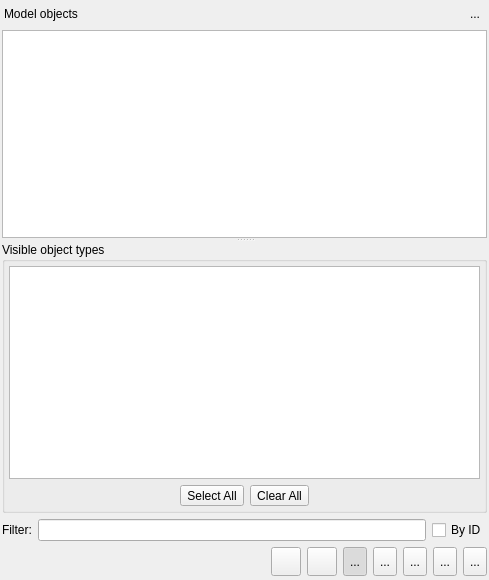
<?xml version="1.0" encoding="UTF-8"?>
<ui version="4.0">
 <class>ModelObjectsWidget</class>
 <widget class="QWidget" name="ModelObjectsWidget">
  <property name="enabled">
   <bool>true</bool>
  </property>
  <property name="geometry">
   <rect>
    <x>0</x>
    <y>0</y>
    <width>489</width>
    <height>580</height>
   </rect>
  </property>
  <property name="sizePolicy">
   <sizepolicy hsizetype="MinimumExpanding" vsizetype="Preferred">
    <horstretch>0</horstretch>
    <verstretch>0</verstretch>
   </sizepolicy>
  </property>
  <property name="minimumSize">
   <size>
    <width>260</width>
    <height>300</height>
   </size>
  </property>
  <property name="maximumSize">
   <size>
    <width>524287</width>
    <height>524287</height>
   </size>
  </property>
  <property name="windowTitle">
   <string>Model Objects</string>
  </property>
  <property name="windowIcon">
   <iconset resource="../res/resources.qrc">
    <normaloff>:/icones/icones/pgsqlModeler48x48.png</normaloff>:/icones/icones/pgsqlModeler48x48.png</iconset>
  </property>
  <property name="floating" stdset="0">
   <bool>false</bool>
  </property>
  <layout class="QGridLayout" name="gridLayout_5">
   <property name="leftMargin">
    <number>2</number>
   </property>
   <property name="topMargin">
    <number>2</number>
   </property>
   <property name="rightMargin">
    <number>2</number>
   </property>
   <property name="bottomMargin">
    <number>4</number>
   </property>
   <item row="2" column="0">
    <widget class="QWidget" name="content_wgt" native="true">
     <layout class="QGridLayout" name="gridLayout_3">
      <property name="leftMargin">
       <number>0</number>
      </property>
      <property name="topMargin">
       <number>0</number>
      </property>
      <property name="rightMargin">
       <number>0</number>
      </property>
      <property name="bottomMargin">
       <number>0</number>
      </property>
      <property name="verticalSpacing">
       <number>0</number>
      </property>
      <item row="0" column="0">
       <widget class="QSplitter" name="splitter">
        <property name="orientation">
         <enum>Qt::Vertical</enum>
        </property>
        <widget class="QStackedWidget" name="visaoobjetos_stw">
         <property name="enabled">
          <bool>true</bool>
         </property>
         <property name="minimumSize">
          <size>
           <width>0</width>
           <height>0</height>
          </size>
         </property>
         <property name="currentIndex">
          <number>0</number>
         </property>
         <widget class="QWidget" name="page">
          <property name="enabled">
           <bool>true</bool>
          </property>
          <layout class="QGridLayout" name="gridLayout_4">
           <property name="leftMargin">
            <number>0</number>
           </property>
           <property name="topMargin">
            <number>0</number>
           </property>
           <property name="rightMargin">
            <number>0</number>
           </property>
           <property name="bottomMargin">
            <number>0</number>
           </property>
           <property name="spacing">
            <number>0</number>
           </property>
           <item row="0" column="0">
            <widget class="QTreeWidget" name="objectstree_tw">
             <property name="enabled">
              <bool>true</bool>
             </property>
             <property name="palette">
              <palette>
               <active>
                <colorrole role="Link">
                 <brush brushstyle="SolidPattern">
                  <color alpha="255">
                   <red>0</red>
                   <green>170</green>
                   <blue>255</blue>
                  </color>
                 </brush>
                </colorrole>
               </active>
               <inactive>
                <colorrole role="Link">
                 <brush brushstyle="SolidPattern">
                  <color alpha="255">
                   <red>0</red>
                   <green>170</green>
                   <blue>255</blue>
                  </color>
                 </brush>
                </colorrole>
               </inactive>
               <disabled>
                <colorrole role="Link">
                 <brush brushstyle="SolidPattern">
                  <color alpha="255">
                   <red>0</red>
                   <green>170</green>
                   <blue>255</blue>
                  </color>
                 </brush>
                </colorrole>
               </disabled>
              </palette>
             </property>
             <property name="frameShadow">
              <enum>QFrame::Sunken</enum>
             </property>
             <property name="horizontalScrollBarPolicy">
              <enum>Qt::ScrollBarAlwaysOff</enum>
             </property>
             <property name="autoScroll">
              <bool>true</bool>
             </property>
             <property name="editTriggers">
              <set>QAbstractItemView::NoEditTriggers</set>
             </property>
             <property name="showDropIndicator" stdset="0">
              <bool>true</bool>
             </property>
             <property name="alternatingRowColors">
              <bool>true</bool>
             </property>
             <property name="selectionMode">
              <enum>QAbstractItemView::SingleSelection</enum>
             </property>
             <property name="selectionBehavior">
              <enum>QAbstractItemView::SelectItems</enum>
             </property>
             <property name="iconSize">
              <size>
               <width>20</width>
               <height>20</height>
              </size>
             </property>
             <property name="indentation">
              <number>20</number>
             </property>
             <property name="rootIsDecorated">
              <bool>false</bool>
             </property>
             <property name="uniformRowHeights">
              <bool>true</bool>
             </property>
             <property name="itemsExpandable">
              <bool>true</bool>
             </property>
             <property name="sortingEnabled">
              <bool>false</bool>
             </property>
             <property name="animated">
              <bool>true</bool>
             </property>
             <property name="allColumnsShowFocus">
              <bool>false</bool>
             </property>
             <property name="headerHidden">
              <bool>true</bool>
             </property>
             <property name="expandsOnDoubleClick">
              <bool>false</bool>
             </property>
             <property name="columnCount">
              <number>1</number>
             </property>
             <attribute name="headerMinimumSectionSize">
              <number>50</number>
             </attribute>
             <attribute name="headerDefaultSectionSize">
              <number>50</number>
             </attribute>
             <attribute name="headerStretchLastSection">
              <bool>true</bool>
             </attribute>
             <column>
              <property name="text">
               <string>1</string>
              </property>
             </column>
            </widget>
           </item>
          </layout>
         </widget>
         <widget class="QWidget" name="page_2">
          <layout class="QGridLayout" name="gridLayout_2">
           <property name="leftMargin">
            <number>0</number>
           </property>
           <property name="topMargin">
            <number>0</number>
           </property>
           <property name="rightMargin">
            <number>0</number>
           </property>
           <property name="bottomMargin">
            <number>0</number>
           </property>
           <property name="horizontalSpacing">
            <number>0</number>
           </property>
           <item row="0" column="0">
            <widget class="QTableWidget" name="objectslist_tbw">
             <property name="enabled">
              <bool>true</bool>
             </property>
             <property name="editTriggers">
              <set>QAbstractItemView::NoEditTriggers</set>
             </property>
             <property name="alternatingRowColors">
              <bool>true</bool>
             </property>
             <property name="selectionMode">
              <enum>QAbstractItemView::SingleSelection</enum>
             </property>
             <property name="selectionBehavior">
              <enum>QAbstractItemView::SelectRows</enum>
             </property>
             <property name="iconSize">
              <size>
               <width>20</width>
               <height>20</height>
              </size>
             </property>
             <property name="gridStyle">
              <enum>Qt::SolidLine</enum>
             </property>
             <property name="sortingEnabled">
              <bool>true</bool>
             </property>
             <attribute name="horizontalHeaderCascadingSectionResizes">
              <bool>true</bool>
             </attribute>
             <attribute name="horizontalHeaderDefaultSectionSize">
              <number>96</number>
             </attribute>
             <attribute name="horizontalHeaderShowSortIndicator" stdset="0">
              <bool>true</bool>
             </attribute>
             <attribute name="horizontalHeaderStretchLastSection">
              <bool>true</bool>
             </attribute>
             <attribute name="verticalHeaderVisible">
              <bool>false</bool>
             </attribute>
             <attribute name="verticalHeaderCascadingSectionResizes">
              <bool>false</bool>
             </attribute>
             <attribute name="verticalHeaderDefaultSectionSize">
              <number>28</number>
             </attribute>
             <attribute name="verticalHeaderHighlightSections">
              <bool>false</bool>
             </attribute>
             <attribute name="verticalHeaderShowSortIndicator" stdset="0">
              <bool>false</bool>
             </attribute>
             <attribute name="verticalHeaderStretchLastSection">
              <bool>false</bool>
             </attribute>
             <column>
              <property name="text">
               <string>ID</string>
              </property>
              <property name="textAlignment">
               <set>AlignLeading|AlignVCenter</set>
              </property>
              <property name="icon">
               <iconset resource="../res/resources.qrc">
                <normaloff>:/icones/icones/uid.png</normaloff>:/icones/icones/uid.png</iconset>
              </property>
             </column>
             <column>
              <property name="text">
               <string>Object</string>
              </property>
              <property name="textAlignment">
               <set>AlignLeading|AlignVCenter</set>
              </property>
              <property name="icon">
               <iconset resource="../res/resources.qrc">
                <normaloff>:/icones/icones/table.png</normaloff>:/icones/icones/table.png</iconset>
              </property>
             </column>
             <column>
              <property name="text">
               <string>Type</string>
              </property>
              <property name="textAlignment">
               <set>AlignLeading|AlignVCenter</set>
              </property>
              <property name="icon">
               <iconset resource="../res/resources.qrc">
                <normaloff>:/icones/icones/usertype.png</normaloff>:/icones/icones/usertype.png</iconset>
              </property>
             </column>
             <column>
              <property name="text">
               <string>Parent Object</string>
              </property>
              <property name="textAlignment">
               <set>AlignLeading|AlignVCenter</set>
              </property>
              <property name="icon">
               <iconset resource="../res/resources.qrc">
                <normaloff>:/icones/icones/schema.png</normaloff>:/icones/icones/schema.png</iconset>
              </property>
             </column>
             <column>
              <property name="text">
               <string>Parent Type</string>
              </property>
              <property name="textAlignment">
               <set>AlignLeading|AlignVCenter</set>
              </property>
              <property name="icon">
               <iconset resource="../res/resources.qrc">
                <normaloff>:/icones/icones/usertype.png</normaloff>:/icones/icones/usertype.png</iconset>
              </property>
             </column>
            </widget>
           </item>
          </layout>
         </widget>
        </widget>
        <widget class="QWidget" name="layoutWidget">
         <layout class="QVBoxLayout" name="verticalLayout">
          <property name="spacing">
           <number>0</number>
          </property>
          <item>
           <widget class="QGroupBox" name="visibleobjects_grp">
            <property name="maximumSize">
             <size>
              <width>16777215</width>
              <height>16777215</height>
             </size>
            </property>
            <property name="title">
             <string>Visible object types</string>
            </property>
            <property name="flat">
             <bool>false</bool>
            </property>
            <property name="checkable">
             <bool>false</bool>
            </property>
            <layout class="QGridLayout" name="gridLayout">
             <property name="leftMargin">
              <number>4</number>
             </property>
             <property name="topMargin">
              <number>4</number>
             </property>
             <property name="rightMargin">
              <number>4</number>
             </property>
             <property name="bottomMargin">
              <number>4</number>
             </property>
             <item row="0" column="0">
              <widget class="QListWidget" name="visibleobjects_lst">
               <property name="minimumSize">
                <size>
                 <width>0</width>
                 <height>0</height>
                </size>
               </property>
               <property name="maximumSize">
                <size>
                 <width>16777215</width>
                 <height>16777215</height>
                </size>
               </property>
               <property name="editTriggers">
                <set>QAbstractItemView::NoEditTriggers</set>
               </property>
               <property name="alternatingRowColors">
                <bool>true</bool>
               </property>
               <property name="currentRow">
                <number>-1</number>
               </property>
               <property name="sortingEnabled">
                <bool>true</bool>
               </property>
              </widget>
             </item>
             <item row="1" column="0">
              <layout class="QHBoxLayout" name="horizontalLayout_2">
               <item>
                <spacer name="horizontalSpacer_3">
                 <property name="orientation">
                  <enum>Qt::Horizontal</enum>
                 </property>
                 <property name="sizeHint" stdset="0">
                  <size>
                   <width>58</width>
                   <height>20</height>
                  </size>
                 </property>
                </spacer>
               </item>
               <item>
                <widget class="QToolButton" name="select_all_tb">
                 <property name="sizePolicy">
                  <sizepolicy hsizetype="Preferred" vsizetype="Preferred">
                   <horstretch>0</horstretch>
                   <verstretch>0</verstretch>
                  </sizepolicy>
                 </property>
                 <property name="text">
                  <string>Select All</string>
                 </property>
                </widget>
               </item>
               <item>
                <widget class="QToolButton" name="clear_all_tb">
                 <property name="sizePolicy">
                  <sizepolicy hsizetype="Preferred" vsizetype="Preferred">
                   <horstretch>0</horstretch>
                   <verstretch>0</verstretch>
                  </sizepolicy>
                 </property>
                 <property name="text">
                  <string>Clear All</string>
                 </property>
                </widget>
               </item>
               <item>
                <spacer name="horizontalSpacer_2">
                 <property name="orientation">
                  <enum>Qt::Horizontal</enum>
                 </property>
                 <property name="sizeHint" stdset="0">
                  <size>
                   <width>58</width>
                   <height>20</height>
                  </size>
                 </property>
                </spacer>
               </item>
              </layout>
             </item>
            </layout>
           </widget>
          </item>
         </layout>
        </widget>
       </widget>
      </item>
     </layout>
    </widget>
   </item>
   <item row="0" column="0">
    <widget class="QWidget" name="title_wgt" native="true">
     <property name="font">
      <font>
       <pointsize>9</pointsize>
      </font>
     </property>
     <layout class="QHBoxLayout" name="horizontalLayout_3">
      <property name="spacing">
       <number>0</number>
      </property>
      <property name="leftMargin">
       <number>2</number>
      </property>
      <property name="topMargin">
       <number>2</number>
      </property>
      <property name="rightMargin">
       <number>2</number>
      </property>
      <property name="bottomMargin">
       <number>0</number>
      </property>
      <item>
       <widget class="QLabel" name="title_lbl">
        <property name="font">
         <font>
          <pointsize>9</pointsize>
          <italic>false</italic>
         </font>
        </property>
        <property name="text">
         <string>Model objects</string>
        </property>
       </widget>
      </item>
      <item>
       <spacer name="horizontalSpacer_4">
        <property name="orientation">
         <enum>Qt::Horizontal</enum>
        </property>
        <property name="sizeHint" stdset="0">
         <size>
          <width>156</width>
          <height>5</height>
         </size>
        </property>
       </spacer>
      </item>
      <item>
       <widget class="QToolButton" name="hide_tb">
        <property name="minimumSize">
         <size>
          <width>20</width>
          <height>20</height>
         </size>
        </property>
        <property name="maximumSize">
         <size>
          <width>20</width>
          <height>20</height>
         </size>
        </property>
        <property name="toolTip">
         <string>Hide this widget</string>
        </property>
        <property name="text">
         <string>...</string>
        </property>
        <property name="icon">
         <iconset resource="../res/resources.qrc">
          <normaloff>:/icones/icones/fechar1.png</normaloff>:/icones/icones/fechar1.png</iconset>
        </property>
        <property name="autoRaise">
         <bool>true</bool>
        </property>
       </widget>
      </item>
     </layout>
    </widget>
   </item>
   <item row="3" column="0">
    <widget class="QWidget" name="filter_wgt" native="true">
     <property name="minimumSize">
      <size>
       <width>0</width>
       <height>0</height>
      </size>
     </property>
     <layout class="QHBoxLayout" name="horizontalLayout_4">
      <property name="leftMargin">
       <number>0</number>
      </property>
      <property name="topMargin">
       <number>0</number>
      </property>
      <property name="rightMargin">
       <number>0</number>
      </property>
      <property name="bottomMargin">
       <number>0</number>
      </property>
      <item>
       <widget class="QLabel" name="filter_lbl">
        <property name="enabled">
         <bool>true</bool>
        </property>
        <property name="sizePolicy">
         <sizepolicy hsizetype="Fixed" vsizetype="Preferred">
          <horstretch>0</horstretch>
          <verstretch>0</verstretch>
         </sizepolicy>
        </property>
        <property name="text">
         <string>Filter:</string>
        </property>
       </widget>
      </item>
      <item>
       <widget class="QLineEdit" name="filter_edt">
        <property name="enabled">
         <bool>true</bool>
        </property>
        <property name="clearButtonEnabled">
         <bool>true</bool>
        </property>
       </widget>
      </item>
      <item>
       <widget class="QCheckBox" name="by_id_chk">
        <property name="text">
         <string>By ID</string>
        </property>
       </widget>
      </item>
     </layout>
    </widget>
   </item>
   <item row="4" column="0">
    <layout class="QHBoxLayout" name="horizontalLayout">
     <item>
      <spacer name="horizontalSpacer">
       <property name="orientation">
        <enum>Qt::Horizontal</enum>
       </property>
       <property name="sizeType">
        <enum>QSizePolicy::Expanding</enum>
       </property>
       <property name="sizeHint" stdset="0">
        <size>
         <width>118</width>
         <height>20</height>
        </size>
       </property>
      </spacer>
     </item>
     <item>
      <widget class="QToolButton" name="select_tb">
       <property name="sizePolicy">
        <sizepolicy hsizetype="Preferred" vsizetype="Preferred">
         <horstretch>0</horstretch>
         <verstretch>0</verstretch>
        </sizepolicy>
       </property>
       <property name="minimumSize">
        <size>
         <width>0</width>
         <height>0</height>
        </size>
       </property>
       <property name="toolTip">
        <string>Select</string>
       </property>
       <property name="text">
        <string/>
       </property>
       <property name="icon">
        <iconset resource="../res/resources.qrc">
         <normaloff>:/icones/icones/confirmar.png</normaloff>:/icones/icones/confirmar.png</iconset>
       </property>
       <property name="iconSize">
        <size>
         <width>22</width>
         <height>22</height>
        </size>
       </property>
       <property name="shortcut">
        <string>Return</string>
       </property>
      </widget>
     </item>
     <item>
      <widget class="QToolButton" name="cancel_tb">
       <property name="sizePolicy">
        <sizepolicy hsizetype="Preferred" vsizetype="Preferred">
         <horstretch>0</horstretch>
         <verstretch>0</verstretch>
        </sizepolicy>
       </property>
       <property name="minimumSize">
        <size>
         <width>0</width>
         <height>0</height>
        </size>
       </property>
       <property name="toolTip">
        <string>Cancel</string>
       </property>
       <property name="text">
        <string/>
       </property>
       <property name="icon">
        <iconset resource="../res/resources.qrc">
         <normaloff>:/icones/icones/fechar1.png</normaloff>:/icones/icones/fechar1.png</iconset>
       </property>
       <property name="iconSize">
        <size>
         <width>22</width>
         <height>22</height>
        </size>
       </property>
       <property name="shortcut">
        <string>Esc</string>
       </property>
      </widget>
     </item>
     <item>
      <widget class="QToolButton" name="tree_view_tb">
       <property name="sizePolicy">
        <sizepolicy hsizetype="Preferred" vsizetype="Preferred">
         <horstretch>0</horstretch>
         <verstretch>0</verstretch>
        </sizepolicy>
       </property>
       <property name="minimumSize">
        <size>
         <width>0</width>
         <height>0</height>
        </size>
       </property>
       <property name="toolTip">
        <string>Tree view</string>
       </property>
       <property name="accessibleName">
        <string/>
       </property>
       <property name="text">
        <string>...</string>
       </property>
       <property name="icon">
        <iconset resource="../res/resources.qrc">
         <normaloff>:/icones/icones/visaoarvore.png</normaloff>:/icones/icones/visaoarvore.png</iconset>
       </property>
       <property name="iconSize">
        <size>
         <width>22</width>
         <height>22</height>
        </size>
       </property>
       <property name="checkable">
        <bool>true</bool>
       </property>
       <property name="checked">
        <bool>true</bool>
       </property>
      </widget>
     </item>
     <item>
      <widget class="QToolButton" name="list_view_tb">
       <property name="sizePolicy">
        <sizepolicy hsizetype="Preferred" vsizetype="Preferred">
         <horstretch>0</horstretch>
         <verstretch>0</verstretch>
        </sizepolicy>
       </property>
       <property name="minimumSize">
        <size>
         <width>0</width>
         <height>0</height>
        </size>
       </property>
       <property name="toolTip">
        <string>List view</string>
       </property>
       <property name="text">
        <string>...</string>
       </property>
       <property name="icon">
        <iconset resource="../res/resources.qrc">
         <normaloff>:/icones/icones/visaolista.png</normaloff>:/icones/icones/visaolista.png</iconset>
       </property>
       <property name="iconSize">
        <size>
         <width>22</width>
         <height>22</height>
        </size>
       </property>
       <property name="checkable">
        <bool>true</bool>
       </property>
      </widget>
     </item>
     <item>
      <widget class="QToolButton" name="options_tb">
       <property name="sizePolicy">
        <sizepolicy hsizetype="Preferred" vsizetype="Preferred">
         <horstretch>0</horstretch>
         <verstretch>0</verstretch>
        </sizepolicy>
       </property>
       <property name="minimumSize">
        <size>
         <width>0</width>
         <height>0</height>
        </size>
       </property>
       <property name="toolTip">
        <string>Objects view configuration</string>
       </property>
       <property name="text">
        <string>...</string>
       </property>
       <property name="icon">
        <iconset resource="../res/resources.qrc">
         <normaloff>:/icones/icones/filter.png</normaloff>:/icones/icones/filter.png</iconset>
       </property>
       <property name="iconSize">
        <size>
         <width>22</width>
         <height>22</height>
        </size>
       </property>
       <property name="checkable">
        <bool>true</bool>
       </property>
       <property name="checked">
        <bool>false</bool>
       </property>
      </widget>
     </item>
     <item>
      <widget class="QToolButton" name="expand_all_tb">
       <property name="sizePolicy">
        <sizepolicy hsizetype="Preferred" vsizetype="Preferred">
         <horstretch>0</horstretch>
         <verstretch>0</verstretch>
        </sizepolicy>
       </property>
       <property name="minimumSize">
        <size>
         <width>0</width>
         <height>0</height>
        </size>
       </property>
       <property name="toolTip">
        <string>Expands all items</string>
       </property>
       <property name="text">
        <string>...</string>
       </property>
       <property name="icon">
        <iconset resource="../res/resources.qrc">
         <normaloff>:/icones/icones/adicionar.png</normaloff>:/icones/icones/adicionar.png</iconset>
       </property>
       <property name="iconSize">
        <size>
         <width>22</width>
         <height>22</height>
        </size>
       </property>
       <property name="checkable">
        <bool>false</bool>
       </property>
      </widget>
     </item>
     <item>
      <widget class="QToolButton" name="collapse_all_tb">
       <property name="sizePolicy">
        <sizepolicy hsizetype="Preferred" vsizetype="Preferred">
         <horstretch>0</horstretch>
         <verstretch>0</verstretch>
        </sizepolicy>
       </property>
       <property name="minimumSize">
        <size>
         <width>0</width>
         <height>0</height>
        </size>
       </property>
       <property name="toolTip">
        <string>Collapses all items</string>
       </property>
       <property name="text">
        <string>...</string>
       </property>
       <property name="icon">
        <iconset resource="../res/resources.qrc">
         <normaloff>:/icones/icones/remover.png</normaloff>:/icones/icones/remover.png</iconset>
       </property>
       <property name="iconSize">
        <size>
         <width>22</width>
         <height>22</height>
        </size>
       </property>
       <property name="checkable">
        <bool>false</bool>
       </property>
      </widget>
     </item>
    </layout>
   </item>
  </layout>
 </widget>
 <tabstops>
  <tabstop>objectstree_tw</tabstop>
  <tabstop>visibleobjects_lst</tabstop>
  <tabstop>select_all_tb</tabstop>
  <tabstop>clear_all_tb</tabstop>
  <tabstop>select_tb</tabstop>
  <tabstop>cancel_tb</tabstop>
  <tabstop>tree_view_tb</tabstop>
  <tabstop>list_view_tb</tabstop>
  <tabstop>options_tb</tabstop>
  <tabstop>expand_all_tb</tabstop>
  <tabstop>collapse_all_tb</tabstop>
  <tabstop>objectslist_tbw</tabstop>
  <tabstop>hide_tb</tabstop>
 </tabstops>
 <resources>
  <include location="../res/resources.qrc"/>
 </resources>
 <connections/>
</ui>
